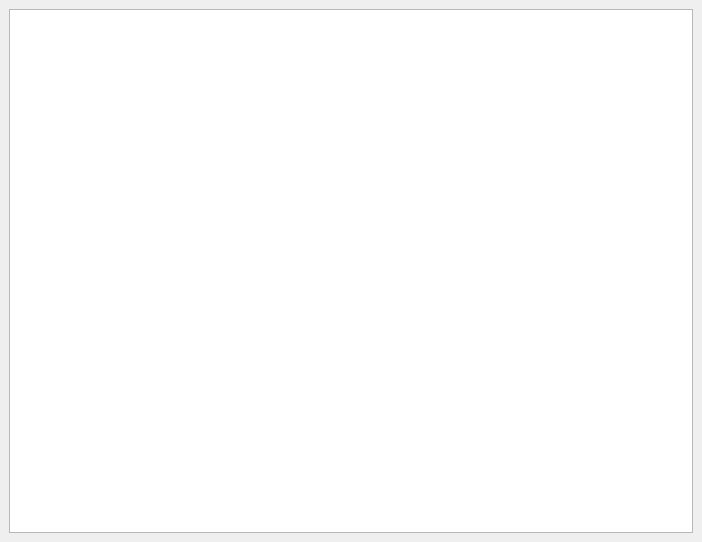
<ui version="4.0" >
 <class>DetailWindowClass</class>
 <widget class="QWidget" name="DetailWindowClass" >
  <property name="geometry" >
   <rect>
    <x>0</x>
    <y>0</y>
    <width>702</width>
    <height>542</height>
   </rect>
  </property>
  <property name="acceptDrops" >
   <bool>true</bool>
  </property>
  <property name="windowTitle" >
   <string>详细信息</string>
  </property>
  <layout class="QVBoxLayout" >
   <property name="margin" >
    <number>9</number>
   </property>
   <property name="spacing" >
    <number>6</number>
   </property>
   <item>
    <widget class="MyTableView" name="tableView" >
     <property name="selectionBehavior" >
      <enum>QAbstractItemView::SelectRows</enum>
     </property>
     <property name="sortingEnabled" >
      <bool>true</bool>
     </property>
    </widget>
   </item>
  </layout>
 </widget>
 <layoutdefault spacing="6" margin="11" />
 <customwidgets>
  <customwidget>
   <class>MyTableView</class>
   <extends>QTableView</extends>
   <header>MyTableView.h</header>
  </customwidget>
 </customwidgets>
 <resources/>
 <connections/>
</ui>
